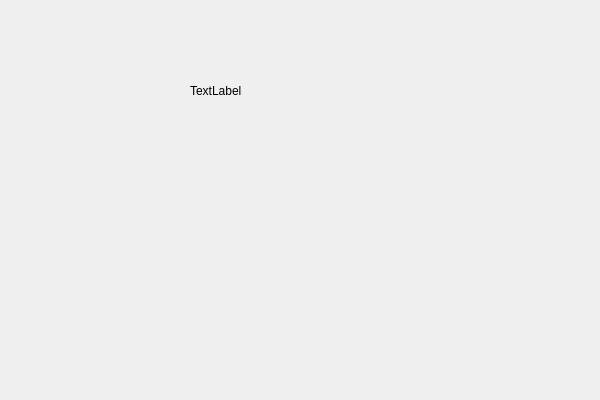
<?xml version="1.0" encoding="UTF-8"?>
<ui version="4.0">
 <class>GeoAncherClass</class>
 <widget class="QWidget" name="GeoAncherClass">
  <property name="geometry">
   <rect>
    <x>0</x>
    <y>0</y>
    <width>600</width>
    <height>400</height>
   </rect>
  </property>
  <property name="windowTitle">
   <string>GeoAncher</string>
  </property>
  <widget class="QLabel" name="stateLabel">
   <property name="geometry">
    <rect>
     <x>190</x>
     <y>80</y>
     <width>141</width>
     <height>21</height>
    </rect>
   </property>
   <property name="text">
    <string>TextLabel</string>
   </property>
  </widget>
 </widget>
 <layoutdefault spacing="6" margin="11"/>
 <resources>
  <include location="GeoAncher.qrc"/>
 </resources>
 <connections/>
</ui>
